Frame 1 (no input): blank canvas, image omitted
Frame 60 (no input): blank canvas, image omitted
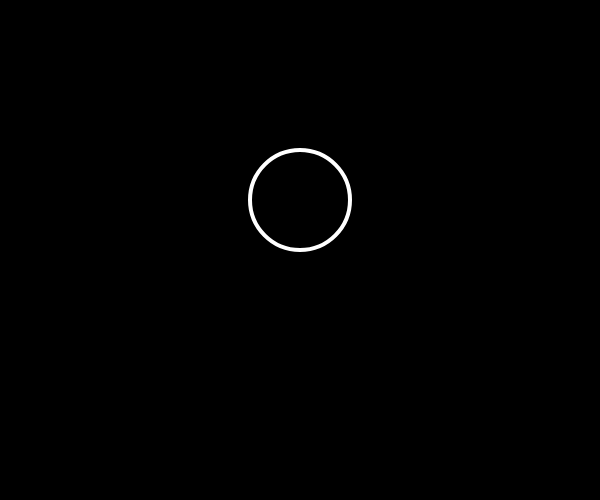
Frame 120 (the mouse pressed at the canvas centre since frame 60)

The p5.js sketch whose frames 1 and 60 were blank and that drew this single picture after the mouse press (run headless with seeded random() and noise() and a simulated clock; from frame 60 on, the mouse is pressed at the canvas centre):

// p5.js sketch
// ── sketch.js
function setup() {
    createCanvas(600,500);
}

function draw() {  
    background(0);
    stroke(255);
    strokeWeight(4);
    noFill();
    if (mouseX > 250 ){
        ellipse(300,200,100,100);
    } else if(mouseX >150){
        rect(300,200,100,100);
    } else if (mouseX > 50){
        line(0,0,width,height);
    }else{
        point(300,200);
    }
    
}
